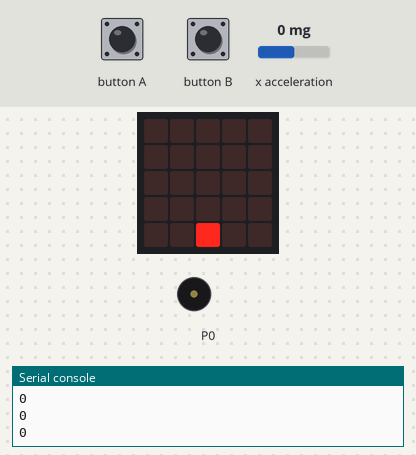
Bench run of a program on a simulated BBC micro:bit (MakeCode). Shown: the board's 5×5 LED display, buzzer (waves = sounding), the last lines printed to the serial console. Inputs (shaded band) come from the test bench; at power-on: x acceleration 0 mg.

Above: at 1.2 s.
1.3 s: x acceleration set to -1440 mg
At 2.3 s:
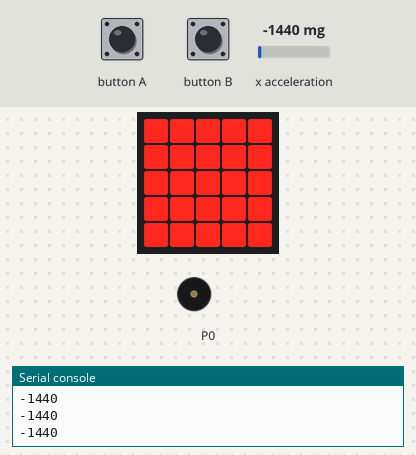
2.8 s: x acceleration set to -750 mg
At 3.8 s:
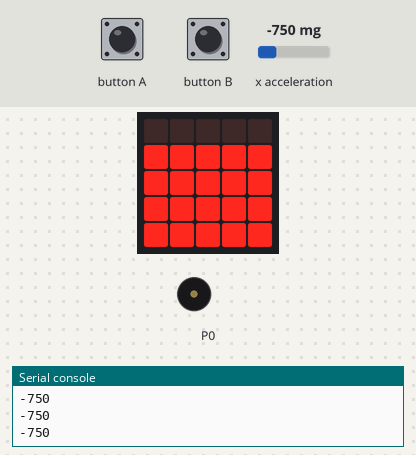
4.3 s: x acceleration set to 330 mg
At 4.7 s:
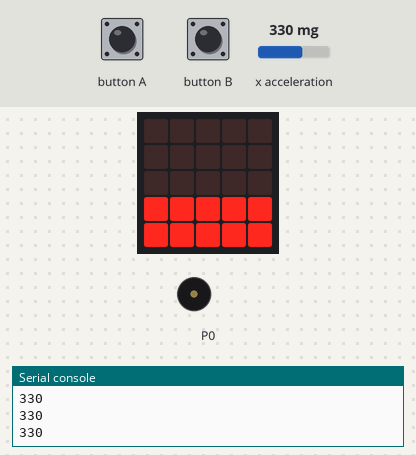
5.8 s: x acceleration set to 270 mg
At 6.2 s:
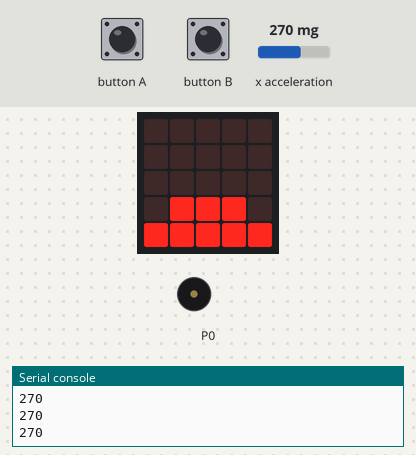
7.3 s: button A pressed for 0.15 s
At 7.8 s:
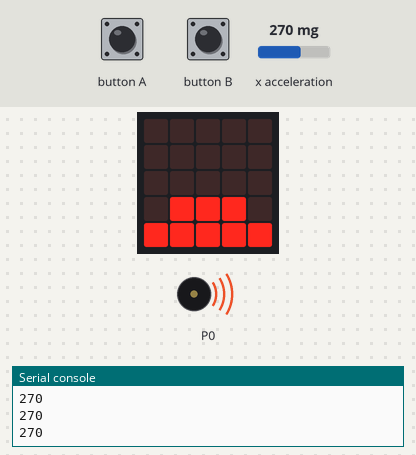
8.0 s: x acceleration set to 750 mg
At 8.23 s:
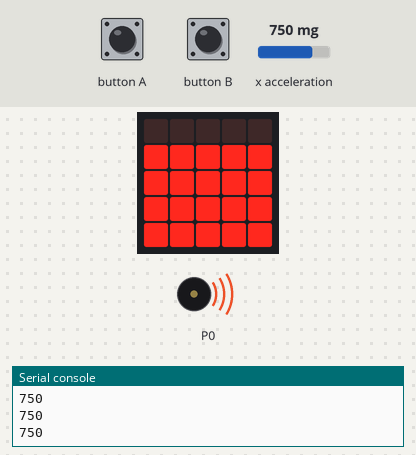
Timing chart, 0 to 11.0 s (numbered marks = the images above; inputs shaded):
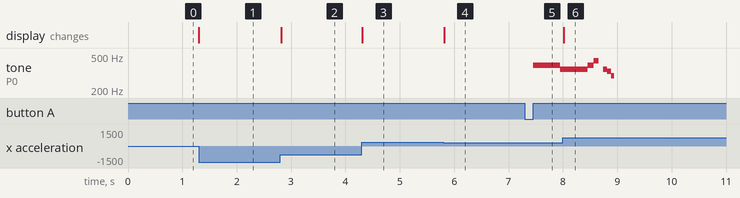

Measured:
- after the input at 1.3 s, the display: changes at once (image 1)
- after the input at 2.8 s, the display: changes at once (image 2)
- after the input at 4.3 s, the display: changes at once (image 3)
- after the input at 5.8 s, the display: changes at once (image 4)
- after the input at 7.3 s, tone on P0: silent → 392 Hz after 0.15 s, → 349 Hz 0.51 s later
- after the input at 8.0 s, the display: changes at once (image 6)

The program:

main.ts
```typescript
let x = 0
input.onButtonPressed(Button.A, function on_button_pressed_a() {
    music.play(music.stringPlayable("G F G A - F E D ", 120), music.PlaybackMode.UntilDone)
})
input.onButtonPressed(Button.B, function on_button_pressed_b() {
    music.play(music.stringPlayable("C D E F G A B C5 ", 120), music.PlaybackMode.UntilDone)
})
basic.forever(function on_forever() {

    led.plotBarGraph(input.acceleration(Dimension.X), 1023)
    x = input.acceleration(Dimension.X)
    if (x > 300) {
        music.changeTempoBy(20)
    }

})
```

test.ts
```typescript
// les proves van aquí; això no es compilarà quan aquest paquet s'usi com a extensió.
```
